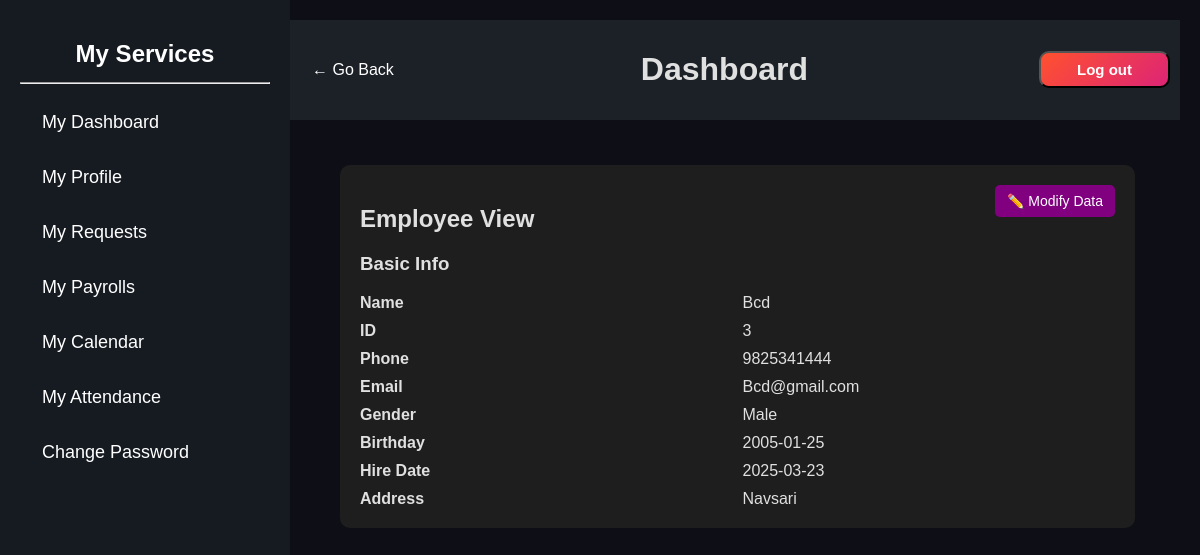
/Employee/empProfile.php (signed in), run on the app's committed database.
### tables this page shows
CREATE TABLE `employee` (
  `emp_id` int(11) NOT NULL,
  `emp_name` varchar(100) DEFAULT NULL,
  `emp_phone` varchar(15) DEFAULT NULL,
  `emp_email` varchar(100) DEFAULT NULL,
  `emp_gender` varchar(20) DEFAULT NULL,
  `birthdate` date DEFAULT NULL,
  `hiredate` date DEFAULT NULL,
  `address` varchar(255) DEFAULT NULL,
  `basic_salary` decimal(10,2) DEFAULT 0.00
);

### Employee/empProfile.php (the view, shortened to what this page needs)
<!DOCTYPE html>
<html lang="en">
<head>
    <link rel="stylesheet" href="../E_Style/empProfile.css">
</head>
<body>
    <?php
     require("empPanel.php");
    ?>
    <div class="main-content">
        <?php
            include 'empNav.php';
        ?>
<?php
include '../config.php';
$user_id = $_SESSION['id'];
$query = "SELECT * FROM employee WHERE emp_id = '$user_id'";
$result = mysqli_query($conn, $query);
$user = mysqli_fetch_assoc($result);
$id = $user['emp_id'];
$email = $user['emp_email'];
$name = $user['emp_name'];
$phone = $user['emp_phone'];
$gender = $user['emp_gender'];
$birthdate = $user['birthdate'];
$adress = $user['address'];
$hiredate = $user['hiredate'];
$emp_name = htmlspecialchars($name);
$emp_id = htmlspecialchars($id);
$emp_email = htmlspecialchars($email);
$emp_hiredate = htmlspecialchars($hiredate);
if($phone == NULL)
{
    $emp_phone = "-";
}
else
{
    $emp_phone = htmlspecialchars($phone);
}
if($adress == NULL)
{
    $emp_adress = "-";
}
else
{
    $emp_adress = htmlspecialchars($adress);
}
if($gender == NULL)
{
    $emp_gender = "-";
}
else
{
    $emp_gender = htmlspecialchars($gender);
}
if($birthdate == NULL)
{
    $emp_birthdate= "-";
}
else
{
    $emp_birthdate = htmlspecialchars($birthdate);
}
?>
<div class="employee-view">
            <h2>Employee View</h2>
            <button class="modify-btn" id="edit-btn">✏️ Modify Data</button>
            <div class="info-section">
                <h3>Basic Info</h3>
                <div class="info-grid">
                    <label>Name</label>
                    <span id="name" ><?php echo $emp_name ?></span>
                    <label>ID</label>
                    <span id="id" ><?php echo $emp_id ?></span>
                    <label>Phone</label>
                    <span id="phone"><?php echo $emp_phone ?></span>
                    <label>Email</label>
                    <span id="email" ><?php echo $emp_email ?></span>
                    <label>Gender</label>
                    <span id="gender" ><?php echo $emp_gender ?></span>
                    <label>Birthday</label>
                    <span id="birthday" ><?php echo $emp_birthdate ?></span>
                    <label>Hire Date</label>
                    <span id="hire-date"><?php echo $emp_hiredate ?></span>
                    <label>Address</label>
                    <span id="address"><?php echo $emp_adress ?></span>
                </div>
            </div>
        </div>
    </div>
</body>
</html>

### E_Style/empProfile.css (style rules this page uses)
body { font-family: Arial, sans-serif; background-color: #121212; color: white; margin: 0; padding: 20px; }
.employee-view { background: #1e1e1e; padding: 20px; border-radius: 10px; position: relative; margin: 45px; }
.modify-btn { background: purple; color: white; padding: 8px 12px; border: none; border-radius: 5px; font-size: 14px; cursor: pointer; position: absolute; top: 20px; right: 20px; }
.info-section { margin-top: 20px; }
.info-grid { display: grid; grid-template-columns: 1fr 1fr; gap: 10px; margin-top: 10px; }
.info-grid label { font-weight: bold; }

### E_Style/empPanel.css (style rules this page uses)
body { font-family: Arial, sans-serif; margin: 0; padding: 0; display: flex; background: #0e0f16; color: #e0e0e0; }

### Style/adminPanel.css (style rules this page uses)
body { font-family: Arial, sans-serif; margin: 0; padding: 0; display: flex; background: #0e0f16; color: #e0e0e0; }
.main-content { margin-left: 275px; padding: 20px; flex-grow: 1; }

### data on the page
employee: emp_name "Bcd", emp_id "3", emp_phone "9825341444", emp_email "Bcd@gmail.com", emp_gender "Male", birthdate "2005-01-25", hiredate "2025-03-23", address "Navsari"
